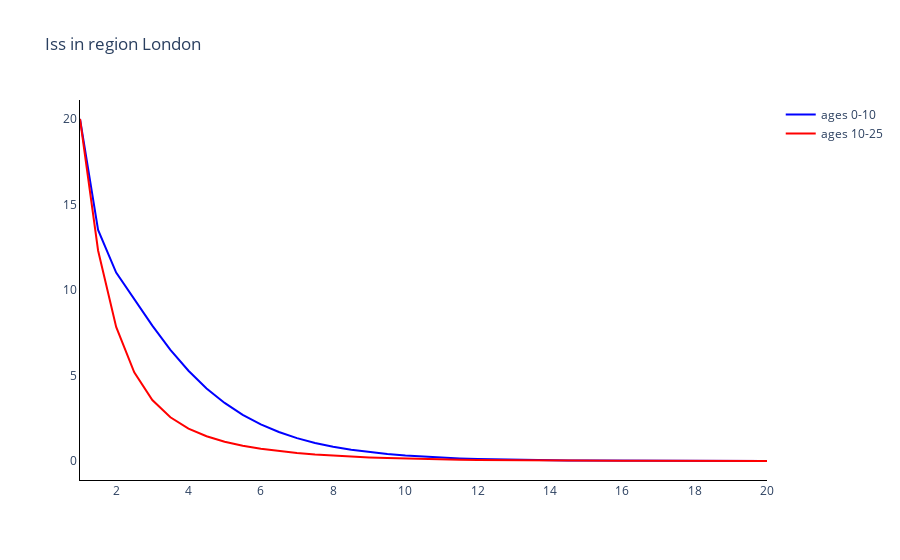

The code cell stored with this chart in its notebook:
### Markdown cell above
### Plot the super-spreader symptomatic infectious comparment for one region (London)

### Code cell
# Trace names - represent the solver used for the simulation
trace_name = ['ages {}'.format(a) for a in age_groups]

# Compartment list - type and age
fig = go.Figure()

# Plot (line plot for each method of simulation)
for a in range(len(age_groups)):
    fig.add_trace(
        go.Scatter(
            y=outputs[0][:, 8 * len(age_groups) + a],
            x=parameters.simulation_parameters.times,
            mode='lines',
            name=trace_name[a],
            line_color=colours[a]
        )
    )

# Add axis labels
fig.update_layout(
    boxmode='group',
    title='Iss in region {}'. format(regions[0]),
    plot_bgcolor='white',
    xaxis=dict(linecolor='black'),
    yaxis=dict(linecolor='black'),
    )

fig.write_image('images/Toy.pdf')
fig.show()

### Figure 1 — Plotly figure (JSON) as saved in the notebook; plotly's stock layout.template omitted (floating-point values rounded to 4 significant figures)
{"data": [{"line": {"color": "blue"}, "mode": "lines", "name": "ages 0-10", "type": "scatter", "x": [1, 1.5, 2, 2.5, 3, 3.5, 4, 4.5, 5, 5.5, 6, 6.5, 7, 7.5, 8, 8.5, 9, 9.5, 10, 10.5, 11, 11.5, 12, 12.5, 13, 13.5, 14, 14.5, 15, 15.5, 16, 16.5, 17, 17.5, 18, 18.5, 19, 19.5, 20], "y": [20, 13.51, 11.02, 9.465, 7.915, 6.502, 5.278, 4.247, 3.396, 2.703, 2.144, 1.697, 1.34, 1.057, 0.8323, 0.6551, 0.5153, 0.4051, 0.3184, 0.2502, 0.1966, 0.1544, 0.1212, 0.09523, 0.07477, 0.05871, 0.04611, 0.03619, 0.0284, 0.02229, 0.01749, 0.01371, 0.01076, 0.008444, 0.006629, 0.005196, 0.004073, 0.003198, 0.002511]}, {"line": {"color": "red"}, "mode": "lines", "name": "ages 10-25", "type": "scatter", "x": [1, 1.5, 2, 2.5, 3, 3.5, 4, 4.5, 5, 5.5, 6, 6.5, 7, 7.5, 8, 8.5, 9, 9.5, 10, 10.5, 11, 11.5, 12, 12.5, 13, 13.5, 14, 14.5, 15, 15.5, 16, 16.5, 17, 17.5, 18, 18.5, 19, 19.5, 20], "y": [20, 12.31, 7.838, 5.185, 3.57, 2.559, 1.896, 1.447, 1.128, 0.8952, 0.7177, 0.5805, 0.4717, 0.3848, 0.3145, 0.2574, 0.2109, 0.1729, 0.1418, 0.1163, 0.09538, 0.07825, 0.06419, 0.05267, 0.04321, 0.03545, 0.02909, 0.02387, 0.01959, 0.01608, 0.0132, 0.01083, 0.008887, 0.007297, 0.005992, 0.004917, 0.004036, 0.003315, 0.002722]}], "layout": {"boxmode": "group", "plot_bgcolor": "white", "title": {"text": "Iss in region London"}, "xaxis": {"linecolor": "black"}, "yaxis": {"linecolor": "black"}}}
